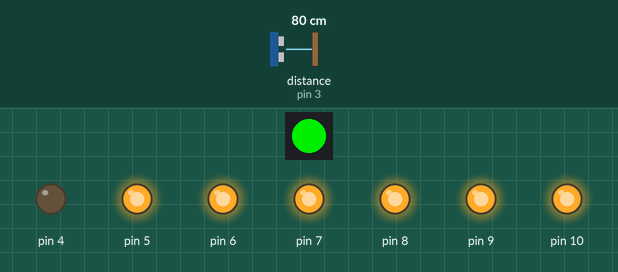
Simulated run of this sketch. Board: Arduino Uno, built with avr-gcc and run on an emulated ATmega328P. On the bench: 1 RGB LEDs in strip order, left to right, output pins drawn as LEDs (lit = HIGH). Wiring (inferred from the names in the program): ultrasonic range finder: trigger pin 11; echo pin 3. The inputs (shaded band) are chosen by the test bench; at power-on: distance to the obstacle (sensor on pin 3) 80 cm. The echo pulse lasts 58.3 µs per cm; pins used as bus, display or sensor lines are not drawn; what the sketch prints to the serial monitor is not drawn.

Above: at 1.2 s.
1.3 s: distance to the obstacle (sensor on pin 3) set to 12 cm
2.8 s: distance to the obstacle (sensor on pin 3) set to 9 cm
At 4.1 s:
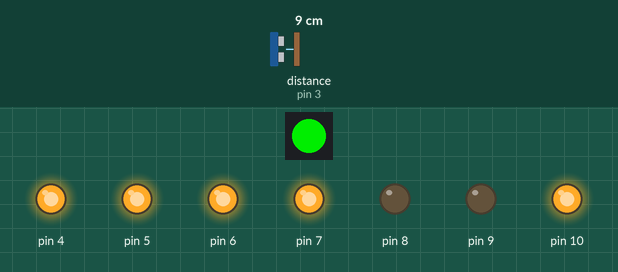
At 6.1 s:
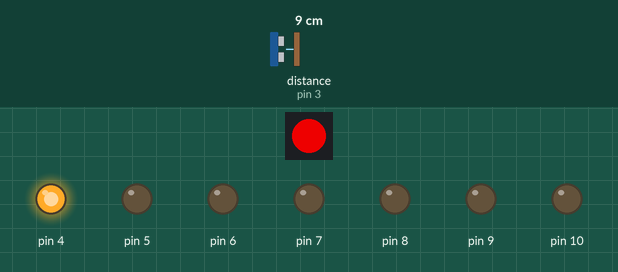
Timing chart, 0 to 7.6 s (numbered marks = the images above; inputs shaded):
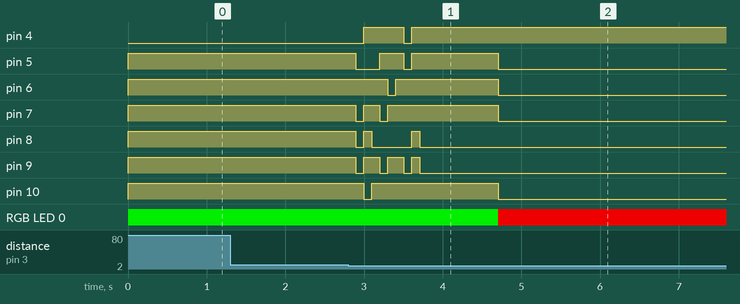

The sketch:

Practica_1_bim_3_parte_1.ino
```cpp
#include <Adafruit_NeoPixel.h>
#define pin 2
#define num_pixels 1
#define pin_trig 11
#define pin_echo 3

Adafruit_NeoPixel pixel(num_pixels, pin, NEO_GRB + NEO_KHZ800);

bool cont[11][7]
{
  {0,1,1,1,1,1,1},
  {0,0,1,0,0,0,1},
  {1,0,1,1,1,1,0},
  {1,0,1,1,0,1,1},
  {1,1,1,0,0,0,1},
  {1,1,0,1,0,1,1},
  {1,1,1,1,0,1,1},
  {0,0,1,1,0,0,1},
  {1,1,1,1,1,1,1},
  {1,1,1,1,0,0,1},
  {0,0,0,0,0,0,0},
};

int fil_cont=0;
int col_cont=0;
float max = 10;
float min = 6;

float distancia (void);
void display (void);

void setup()
{
  Serial.begin(9600);
  Serial.println("Contador de Aforo");
  pixel.begin();
  pinMode(pin_trig, OUTPUT);
  pinMode(pin_echo, INPUT);
  pinMode(4, OUTPUT);
  pinMode(5, OUTPUT);
  pinMode(6, OUTPUT);
  pinMode(7, OUTPUT);
  pinMode(8, OUTPUT);
  pinMode(9, OUTPUT);
  pinMode(10, OUTPUT);
  digitalWrite(pin_trig, LOW);
}

void loop()
{
  pixel.setPixelColor(0, pixel.Color(0,200,0));

  distancia();
  if (fil_cont<9)
  {
    display();
    pixel.setPixelColor(0, pixel.Color(0,200,0));
    pixel.show();

  }
  if (fil_cont==9)
  {
    display();
    pixel.setPixelColor(0, pixel.Color(0,200,0));
    pixel.show();
    delay (1000);
    display();
    fil_cont=11;
  }
  if (fil_cont==11)
  {
    pixel.setPixelColor(0, pixel.Color(200,0,0));
    pixel.show();
    for(int c=4; c<=10; c++)
    {
    digitalWrite(c,LOW);
    col_cont++;
    }
    digitalWrite(4, HIGH);
  }
  delay (100);
  Serial.print(fil_cont);
  }

float distancia (void)
{
  digitalWrite(pin_trig, HIGH);
  delayMicroseconds(10);
  digitalWrite(pin_trig, LOW);

  long tiem_echo = pulseIn(pin_echo, HIGH);
  long dis = tiem_echo/59;

  if (dis<max && dis>min)
  {
    fil_cont++;
  }

  return dis;
}

void display (void)
{
  col_cont=0;
  for(int c=4; c<=10; c++)
  {
    digitalWrite(c, cont[fil_cont][col_cont]);
    col_cont++;
  }
}
```

Measured:
- the behaviour switches between 11 and 10 cm on distance to the obstacle (sensor on pin 3) (found by bisection; images 0 and 1)
- after the input at 1.3 s, every drawn part: stays the same
- after the input at 2.8 s, pin 4: LOW → HIGH after 0.20 s, → LOW 0.51 s later, → HIGH 0.10 s later; pin 5: goes LOW 0.30 s, HIGH 0.30 s, LOW 0.10 s, HIGH 1.1 s, then LOW, starting after 0.10 s
